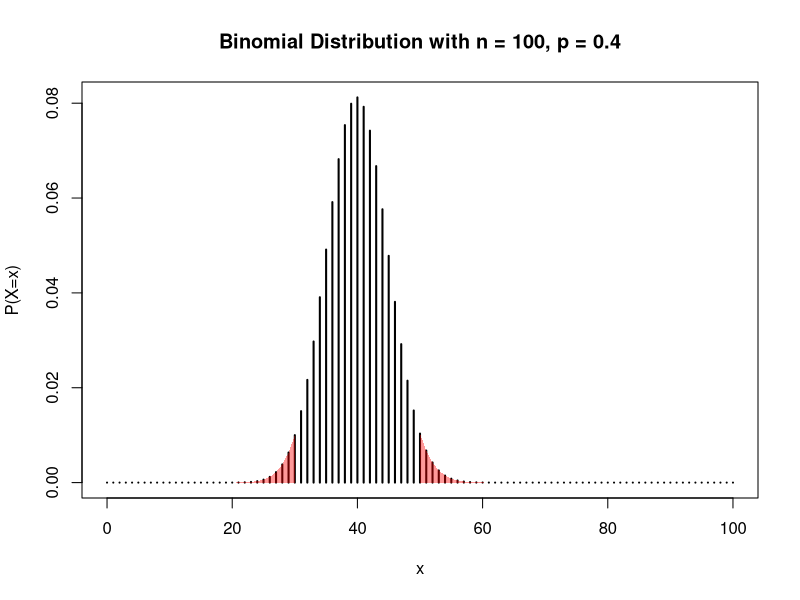
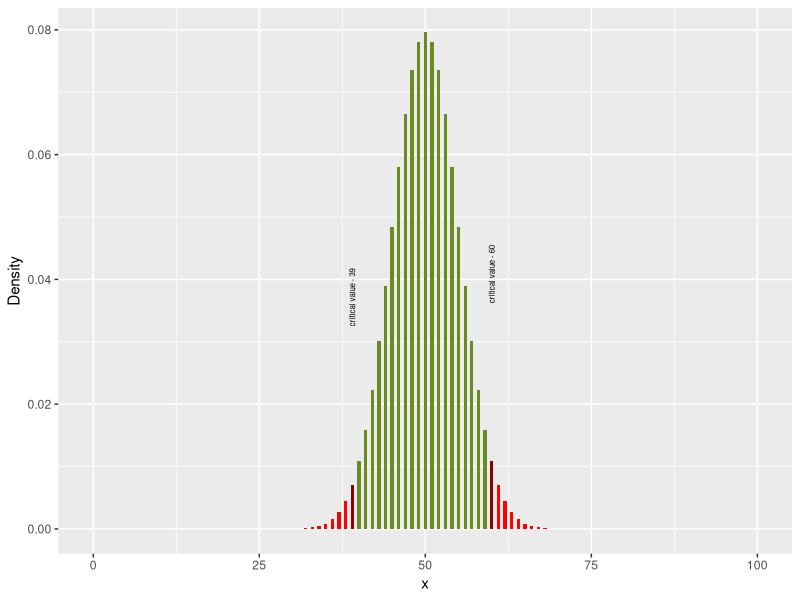

R code for these plots, in order:
## ---- chunk 1
# Explaining the inputs in order:
# 'n and p' are the parameters of the binomial distribution
# 'numtail' can be either 1 or 2 for a 1- or 2-tailed test respectively
# 'typetail' can either be "L" for lower or "U" for upper (does not affect a 2-tailed test)
# 'sig_level' is the significance level expressed as a percentage, eg 5 for 5% significance level
# 'strictly_lower' decides whether the critical values are decided by it being strictly lower than the significance level (True or T) or whichever value is closer to the significance level (False or F)
# 'Table_included' produces a matrix "table" of the cumulative frequencies from 0 to n in the console
# 'Curve_included' (which will be coded in later) will include a graph with the pdf function of each value of x, along with the critical values represented in red
bincrit <- function(n,p,numtail=2,typetail=c("L","U",""),sig_level,strictly_lower=c(T,F),table_included=c(T,F),curve_included=c(T,F)) {
c2=NA

if (numtail==1) {
  if (typetail=="L") {
    c1=0
    while (pbinom(c1,n,p)<(sig_level/100)) {
      c1=c1+1
    }
    c1=c1-1
  } else if (typetail=="U") {
    c1=0
    while (pbinom(c1,n,p)<(1-(sig_level/100))) {
      c1=c1+1
    }
  }
} else if (numtail==2) {
  c1=0
  c2=0
  sig_level=sig_level/2
  while (pbinom(c1,n,p)<(sig_level/100)) {
    c1=c1+1
  }
  if (c1!=0) {
    c1=c1-1
  }
  while (pbinom(c2,n,p)<(1-(sig_level/100))) {
    c2=c2+1
  }
}
if (strictly_lower==F) {
  if (((sig_level/100) - (pbinom(c1,n,p))) > ((pbinom((c1+1),n,p)) - (sig_level/100))) {
    c1=c1+1
  }
  if (!is.na(c2)) {
    if (((pbinom(c2,n,p)) - (1-(sig_level/100))) > ((1-(sig_level/100)) - (pbinom((c2-1),n,p)))) {
    c2=c2-1
    }
  }
}

if (numtail==2) {
  print(paste0("lower crit value: ", c1))
  print(paste0("upper crit value: ", c2))
} else if (typetail=="L") {
  print(paste0("lower crit value: ",c1))
} else if (typetail=="U") {
  print(paste0("upper crit value: ",c2))
}

if (table_included) {
  table=matrix(data=c("x","P(X<=x)"), ncol=2)
  x=0
  while (x<=n) {
    table=rbind(table,c(x,pbinom(x,n,p)))
    x=x+1
  }
  print(table)
}
}

## ---- chunk 2
# Find the upper and lower critical values for a two-tailed test when:
# X~B(20,0.5)
# The significance level is 5%
# The 
bincrit(20,0.5,2,"",5,F,T,F)

## ---- chunk 3
bincrit <- function(n,p,numtail=2,typetail=c("lower","upper","L","U",""),sig_level,strictly_lower=c(T,F),table_included=c(T,F),curve_included=c(T,F)) {
#Same as before, skip to line 157
if (table_included) {
  table=matrix(data=c("x","P(X<=x)"), ncol=2)
  x=0
  while (x<=n) {
    table=rbind(table,c(x,pbinom(x,n,p)))
    x=x+1
  }
  print(table)
}

if (numtail==1) {
  if (typetail=="L") {
    c1=0
    while (pbinom(c1,n,p)<(sig_level/100)) {
      c1=c1+1
    }
    c1=c1-1
  } else if (typetail=="U") {
    c1=0
    while (pbinom(c1,n,p)<(1-(sig_level/100))) {
      c1=c1+1
    }
  }
} else if (numtail==2) {
  c1=0
  c2=0
  sig_level=sig_level/2
  while (pbinom(c1,n,p)<(sig_level/100)) {
    c1=c1+1
  }
  if (c1!=0) {
    c1=c1-1
  }
  while (pbinom(c2,n,p)<(1-(sig_level/100))) {
    c2=c2+1
  }
}
if (strictly_lower==F) {
  if (((sig_level/100) - (pbinom(c1,n,p))) > ((pbinom((c1+1),n,p)) - (sig_level/100))) {
    c1=c1+1
  }
  if (!is.na(c2)) {
    if (((pbinom(c2,n,p)) - (1-(sig_level/100))) > ((1-(sig_level/100)) - (pbinom((c2-1),n,p)))) {
    c2=c2-1
    }
  }
}

if (numtail==2) {
  print(paste0("lower crit value: ", c1))
  print(paste0("upper crit value: ", c2))
} else if (typetail=="L") {
  print(paste0("lower crit value: ", c1))
} else if (typetail=="U") {
  print(paste0("upper crit value: ",c2))
}

if (curve_included) {
# This plots the main function using lines as the plots of the discrete graph
  x=0:n
  plot(x,dbinom(x,n,p),
  main=paste("Binomial Distribution with n = ",n,", p = ",p,sep=""),
  ylab="P(X=x)",
  lwd=2, type="h")
  
# This now creates a shading for the single critical region in a one-tailed test, using a translucent red polygon drawn in the size of the region 
  if (numtail==1) {
    if (typetail=="L") {
      x_vector=seq(0,c1)
      p_vector=dbinom(x_vector,n,p)
      
      polygon(c(x_vector,rev(x_vector)),
              c(p_vector,(rep(0,length(p_vector)))),
              col=adjustcolor("red",alpha=0.4),border=NA)
    } else if (typetail=="U") {
      x_vector=seq(c1,n)
      p_vector=dbinom(x_vector,n,p)
      
      polygon(c(x_vector,rev(x_vector)),
              c(p_vector,(rep(0,length(p_vector)))),
              col=adjustcolor("red",alpha=0.4),border=NA)
    }
  } 
  
  # This combines the 2 codes above to create 2 polygons for the 2 critical regions in a two-tailed test
  else if (numtail==2) {
    x_low_vector=seq(0,c1)
    x_high_vector=seq(c2,n)
    p_low_vector=dbinom(x_low_vector,n,p)
    p_high_vector=dbinom(x_high_vector,n,p)
    
    polygon(c(x_low_vector,rev(x_low_vector)),
            c(p_low_vector,(rep(0,length(p_low_vector)))),
            col=adjustcolor("red",alpha=0.4),border=NA)
    polygon(c(x_high_vector,rev(x_high_vector)),
            c(p_high_vector,(rep(0,length(p_high_vector)))),
            col=adjustcolor("red",alpha=0.4),border=NA)
  }
}
}
bincrit(100,0.4,2,"",5,T,F,T)
## ---- chunk 4
# The package has to be installed first so it can be used for graphing

 bincrit <- function(n,p,numtail=2,typetail=c("lower","upper","L","U",""), sig_level,strictly_lower=c(T,F),table_included=c(T,F),curve_included=c(T,F)) {
#Same as before, skip to line 268   
library(ggplot2)
if (table_included) {
  table=matrix(data=c("x","P(X<=x)"), ncol=2)
  x=0
  while (x<=n) {
    table=rbind(table,c(x,pbinom(x,n,p)))
    x=x+1
  }
  print(table)
}
if (numtail==1) {
  if (typetail=="L") {
    c1=0
    while (pbinom(c1,n,p)<(sig_level/100)) {
      c1=c1+1
    }
    c1=c1-1
  } else if (typetail=="U") {
    c2=0
    while (pbinom(c2,n,p)<(1-(sig_level/100))) {
      c2=c2+1
    }
  }
} else if (numtail==2) {
  c1=0
  c2=0
  sig_level=sig_level/2
  while (pbinom(c1,n,p)<(sig_level/100)) {
    c1=c1+1
  }
  if (c1!=0) {
    c1=c1-1
  }
  while (pbinom(c2,n,p)<(1-(sig_level/100))) {
    c2=c2+1
  }
}
if (strictly_lower==F) {
  if (!(numtail==1&typetail=="U"))
    if (((sig_level/100) - (pbinom(c1,n,p))) > ((pbinom((c1+1),n,p)) - (sig_level/100))) {
    c1=c1+1
  }
    if (!is.na(c2)) {
    if (((pbinom(c2,n,p)) - (1-(sig_level/100))) > ((1-(sig_level/100)) - (pbinom((c2-1),n,p)))) {
    c2=c2-1
    }
  }
}

if (numtail==2) {
  print(paste0("lower crit value: ", c1))
  print(paste0("upper crit value: ", c2))
} else if (typetail=="L") {
  print(paste0("lower crit value: ",c1))
} else if (typetail=="U") {
  print(paste0("upper crit value: ",c2))
}

x=seq(0,n)
Density=dbinom(x,n,p)
gd=data.frame(x,Density)
# Here a factor, crit_region, is added to a data frame (gd) along with the x values and their density functions, so they can be used to add in colour by bar (critical region in red, the specific critical value in dark red and the acceptance region in dark green) and a label for the critical values
if (curve_included) {
  if (numtail==1&typetail=="L") {
    crit_region = c(rep(1,(c1)),paste0("critical value - ",c1),rep(0,(n-c1)))
    gd=data.frame(x,Density,crit_region)
    ggplot(gd, aes(x=x, y=Density, group=crit_region,     fill=as.factor(crit_region)),) + 
    geom_col(width=0.5,show.legend = F) +                scale_fill_manual(values=c("olivedrab4","red","darkred")) + 
    geom_text(data=subset(gd,crit_region!=0),aes(label=crit_region,color=crit_region),angle=90,nudge_y=0.03,size=2,show.legend=F) +
    scale_color_manual(values=c(rgb(0,0,0,0),"black"))
  } 
  
  else if (numtail==1&typetail=="U") {
    crit_region = c(rep(0,(c2)),paste0("critical value - ",c2),rep(1,(n-(c2))))
    gd=data.frame(x,Density,crit_region)
    ggplot(gd, aes(x=x, y=Density, group=crit_region,     fill=as.factor(crit_region))) + 
    geom_col(width=0.5,show.legend = F) +                scale_fill_manual(values=c("olivedrab4","red","darkred")) + 
    geom_text(data=subset(gd,crit_region!=0),aes(label=crit_region,colour=crit_region),angle=90,nudge_y=0.03,size=2,show.legend=F) +
    scale_color_manual(values=c(rgb(0,0,0,0),"black"))
  } 
  
  else if (numtail==2) {
    crit_region = c(rep(1,c1),paste0("critical value - ",c1),rep(0,(c2-c1-1)),paste0("critical value - ",c2),rep(1,(n-(c2))))
    gd=data.frame(x,Density,crit_region)
    graph=ggplot(gd, aes(x=x, y=Density, group=crit_region,     fill=as.factor(crit_region))) + 
    geom_col(width=0.5,show.legend = F) + 
    scale_fill_manual(values=c("olivedrab4","red","darkred","darkred")) +
      geom_text(data=subset(gd,crit_region!=0),aes(label=crit_region,colour=crit_region),angle=90,nudge_y=0.03,size=2,show.legend=F) +
    scale_color_manual(values=c(rgb(0,0,0,0),"black","black"))
    
  }
  print(gd)
  print(graph)
}
}
bincrit(100,0.5,2,"U",5,T,T,T)
